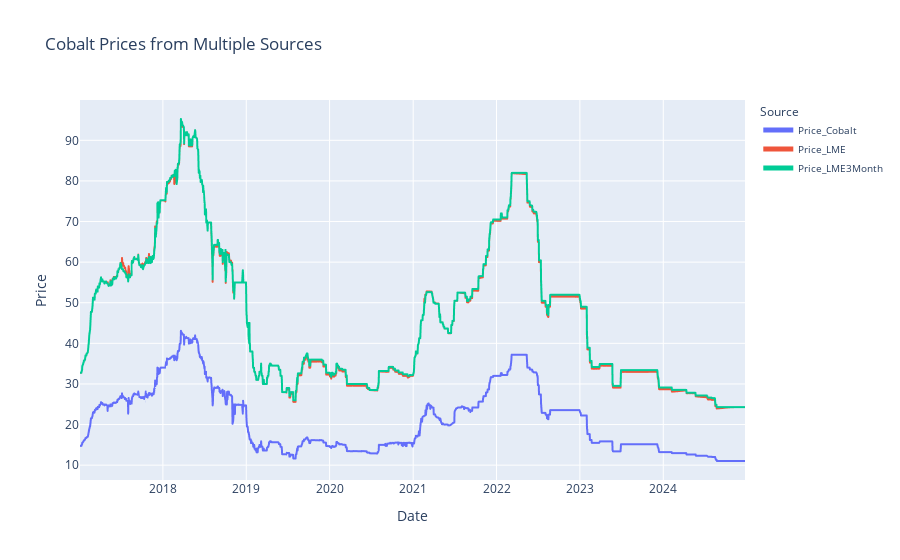

Notebook cell for this chart:
### Code cell
# Merge all three dataframes on the 'Date' column
dfc_merged = pd.merge(dfc1, dfc2, on='Date', suffixes=('_Cobalt', '_LME'))
dfc_merged = pd.merge(dfc_merged, dfc3[['Date', 'Price']], on='Date', how='inner')
dfc_merged = dfc_merged.rename(columns={'Price': 'Price_LME3Month'})
# Convert all price columns to float
dfc_merged['Price_Cobalt'] = dfc_merged['Price_Cobalt'].astype(float)
dfc_merged['Price_LME'] = dfc_merged['Price_LME'].astype(float)
dfc_merged['Price_LME3Month'] = dfc_merged['Price_LME3Month'].astype(float)
# Plot the data with updated legend
fig_cobalt = px.line(dfc_merged, x='Date', y=['Price_Cobalt', 'Price_LME', 'Price_LME3Month'], 
                      labels={'value': 'Price (USD/lb)', 'variable': 'Price Source'},
                      title='Cobalt Prices from Multiple Sources')
fig_cobalt.update_layout(
    yaxis=dict(title='Price'),
    legend_title_text='Source',
    legend=dict(
        itemsizing='constant',
        traceorder='normal',
        title_font=dict(size=12),
        font=dict(size=10)
    )
)
fig_cobalt.show()

### Figure 1 — Plotly figure (JSON) as saved in the notebook; plotly's stock layout.template omitted (floating-point values rounded to 4 significant figures; data arrays with more than 128 entries replaced by an {"elided": "..."} marker saying what was removed)
{"data": [{"hovertemplate": "Price Source=Price_Cobalt<br>Date=%{x}<br>Price (USD/lb)=%{y}<extra></extra>", "legendgroup": "Price_Cobalt", "line": {"color": "#636efa", "dash": "solid"}, "marker": {"symbol": "circle"}, "mode": "lines", "name": "Price_Cobalt", "showlegend": true, "type": "scattergl", "x": {"elided": "1996 str values"}, "xaxis": "x", "y": {"elided": "1996 float values"}, "yaxis": "y"}, {"hovertemplate": "Price Source=Price_LME<br>Date=%{x}<br>Price (USD/lb)=%{y}<extra></extra>", "legendgroup": "Price_LME", "line": {"color": "#EF553B", "dash": "solid"}, "marker": {"symbol": "circle"}, "mode": "lines", "name": "Price_LME", "showlegend": true, "type": "scattergl", "x": {"elided": "1996 str values"}, "xaxis": "x", "y": {"elided": "1996 float values"}, "yaxis": "y"}, {"hovertemplate": "Price Source=Price_LME3Month<br>Date=%{x}<br>Price (USD/lb)=%{y}<extra></extra>", "legendgroup": "Price_LME3Month", "line": {"color": "#00cc96", "dash": "solid"}, "marker": {"symbol": "circle"}, "mode": "lines", "name": "Price_LME3Month", "showlegend": true, "type": "scattergl", "x": {"elided": "1996 str values"}, "xaxis": "x", "y": {"elided": "1996 float values"}, "yaxis": "y"}], "layout": {"legend": {"font": {"size": 10}, "itemsizing": "constant", "title": {"font": {"size": 12}, "text": "Source"}, "tracegroupgap": 0, "traceorder": "normal"}, "title": {"text": "Cobalt Prices from Multiple Sources"}, "xaxis": {"anchor": "y", "domain": [0, 1], "title": {"text": "Date"}}, "yaxis": {"anchor": "x", "domain": [0, 1], "title": {"text": "Price"}}}}
